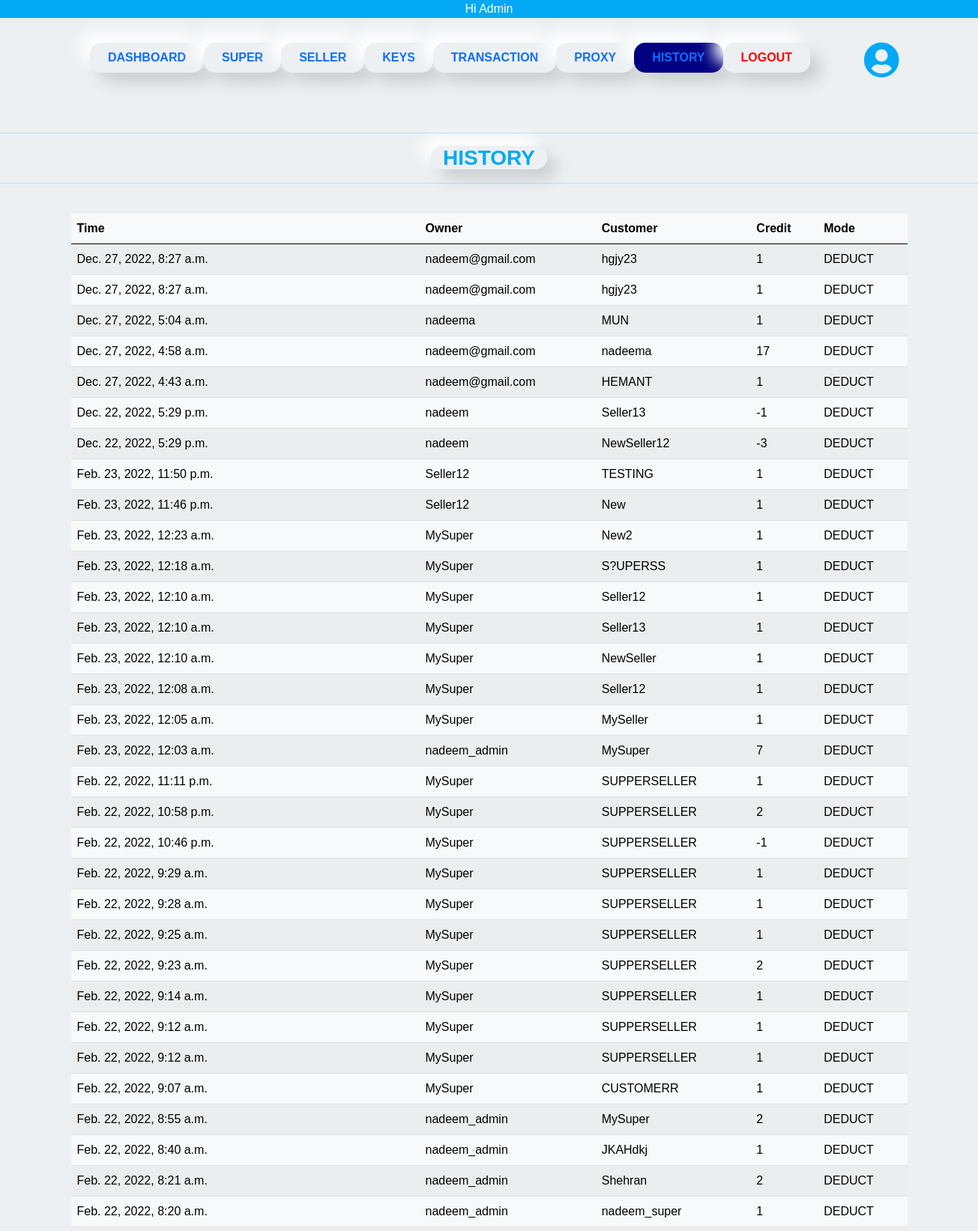
The page /AdminUser/admin_history (signed in, upper part) on the database its author committed.
### app/models.py (models this page shows)
class History(models.Model):
    name         = models.CharField(max_length=70)
    user_id      = models.CharField(max_length=70 , null=True , blank=True)
    credit       = models.PositiveIntegerField(default=1)
    mode         = models.CharField(max_length=70 , default="DEDUCT")
    creater_name = models.ForeignKey(User, on_delete=models.CASCADE)
    created_at   = models.DateTimeField(auto_now_add=True)
    updated_at   = models.DateTimeField(auto_now=True)

class User(AbstractUser): #inherite here
    is_admin    =  models.BooleanField(default=False) #high
    is_super    =  models.BooleanField(default=False) #mid
    is_seller   =  models.BooleanField(default=False) #low
    credit      =  models.PositiveIntegerField(default=0)
    created_by  =  models.CharField( max_length=150 , null=True, blank=True )
    creator     =  models.ForeignKey('self', on_delete=models.CASCADE , null=True, blank=True)
    seller_pass =  models.CharField( max_length=150 , null=True, blank=True )
    super_pass  =  models.CharField( max_length=150 , null=True, blank=True )

### Admin/views.py (the view)
# urls.py: path('admin_history', adminHistory,name='admin_history'),
def adminHistory(request):
    if not request.user.is_authenticated:
        return redirect('home')
    data =  History.objects.all().order_by('-created_at')
    username      = request.user.username
    return render(request,'app/admin/admin_history.html',{'username':username,'data':data})

### app/template/app/admin/admin_history.html (shortened to what this page needs)
{% extends 'app/base.html' %}
{% load static %}
{% block body %}
{% include 'app/admin/admin_header.html' %}
<h3 class="text-center " style="color: #03A9F4;"><b class="smooth px-3">HISTORY</b></h3>
<hr style="color: #03A9F4;">
<br>
<div class="container">
    <table class="table table-striped table-light">
        <thead class="thead-dark">
        <tr>
          <th class="col-5">Time</th>
          <th>Owner</th>
          <th>Customer</th>
          <th>Credit</th>
          <th>Mode</th>
        </tr>
        </thead>
        <tbody>
    {% for i in data.all %}
          <tr>
            <td>{{i.created_at}}</td>
            <td>{{i.creater_name}}</td>
            <td>{{i.name}}</td>
            <td>{{i.credit}}</td>
            <td>{{i.mode}}</td>
          </tr>
    {% endfor %}
          </tbody>
      </table>
    </div>
{% include 'app/admin/admin_footer.html' %}
{% endblock %}

### app/template/app/base.html (style rules this page uses)
* { margin: 0; padding: 0; box-sizing: border-box; font-family: 'Poppins', sans-serif }
body { background: #ecf0f3; margin: None; padding: None; }
.smooth { background-color: #ecf0f3; border-radius: 15px; box-shadow: 13px 13px 20px #cbced1, -13px -13px 20px #fff }

### rows shown on the page
History: created_at "Dec. 27, 2022, 8:27 a.m.", creater_name "nadeem@gmail.com", name "hgjy23", credit "1", mode "DEDUCT"
History: created_at "Dec. 27, 2022, 8:27 a.m.", creater_name "nadeem@gmail.com", name "hgjy23", credit "1", mode "DEDUCT"
History: created_at "Dec. 27, 2022, 5:04 a.m.", creater_name "nadeema", name "MUN", credit "1", mode "DEDUCT"
History: created_at "Dec. 27, 2022, 4:58 a.m.", creater_name "nadeem@gmail.com", name "nadeema", credit "17", mode "DEDUCT"
History: created_at "Dec. 27, 2022, 4:43 a.m.", creater_name "nadeem@gmail.com", name "HEMANT", credit "1", mode "DEDUCT"
History: created_at "Dec. 22, 2022, 5:29 p.m.", creater_name "nadeem", name "Seller13", credit "-1", mode "DEDUCT"
History: created_at "Dec. 22, 2022, 5:29 p.m.", creater_name "nadeem", name "NewSeller12", credit "-3", mode "DEDUCT"
History: created_at "Feb. 23, 2022, 11:50 p.m.", creater_name "Seller12", name "TESTING", credit "1", mode "DEDUCT"
History: created_at "Feb. 23, 2022, 11:46 p.m.", creater_name "Seller12", name "New", credit "1", mode "DEDUCT"
History: created_at "Feb. 23, 2022, 12:23 a.m.", creater_name "MySuper", name "New2", credit "1", mode "DEDUCT"
History: created_at "Feb. 23, 2022, 12:18 a.m.", creater_name "MySuper", name "S?UPERSS", credit "1", mode "DEDUCT"
History: created_at "Feb. 23, 2022, 12:10 a.m.", creater_name "MySuper", name "Seller12", credit "1", mode "DEDUCT"
History: created_at "Feb. 23, 2022, 12:10 a.m.", creater_name "MySuper", name "Seller13", credit "1", mode "DEDUCT"
History: created_at "Feb. 23, 2022, 12:10 a.m.", creater_name "MySuper", name "NewSeller", credit "1", mode "DEDUCT"
History: created_at "Feb. 23, 2022, 12:08 a.m.", creater_name "MySuper", name "Seller12", credit "1", mode "DEDUCT"
History: created_at "Feb. 23, 2022, 12:05 a.m.", creater_name "MySuper", name "MySeller", credit "1", mode "DEDUCT"
History: created_at "Feb. 23, 2022, 12:03 a.m.", creater_name "nadeem_admin", name "MySuper", credit "7", mode "DEDUCT"
History: created_at "Feb. 22, 2022, 11:11 p.m.", creater_name "MySuper", name "SUPPERSELLER", credit "1", mode "DEDUCT"
History: created_at "Feb. 22, 2022, 10:58 p.m.", creater_name "MySuper", name "SUPPERSELLER", credit "2", mode "DEDUCT"
History: created_at "Feb. 22, 2022, 10:46 p.m.", creater_name "MySuper", name "SUPPERSELLER", credit "-1", mode "DEDUCT"
History: created_at "Feb. 22, 2022, 9:29 a.m.", creater_name "MySuper", name "SUPPERSELLER", credit "1", mode "DEDUCT"
History: created_at "Feb. 22, 2022, 9:28 a.m.", creater_name "MySuper", name "SUPPERSELLER", credit "1", mode "DEDUCT"
History: created_at "Feb. 22, 2022, 9:25 a.m.", creater_name "MySuper", name "SUPPERSELLER", credit "1", mode "DEDUCT"
History: created_at "Feb. 22, 2022, 9:23 a.m.", creater_name "MySuper", name "SUPPERSELLER", credit "2", mode "DEDUCT"
History: created_at "Feb. 22, 2022, 9:14 a.m.", creater_name "MySuper", name "SUPPERSELLER", credit "1", mode "DEDUCT"
History: created_at "Feb. 22, 2022, 9:12 a.m.", creater_name "MySuper", name "SUPPERSELLER", credit "1", mode "DEDUCT"
History: created_at "Feb. 22, 2022, 9:12 a.m.", creater_name "MySuper", name "SUPPERSELLER", credit "1", mode "DEDUCT"
History: created_at "Feb. 22, 2022, 9:07 a.m.", creater_name "MySuper", name "CUSTOMERR", credit "1", mode "DEDUCT"
History: created_at "Feb. 22, 2022, 8:55 a.m.", creater_name "nadeem_admin", name "MySuper", credit "2", mode "DEDUCT"
History: created_at "Feb. 22, 2022, 8:40 a.m.", creater_name "nadeem_admin", name "JKAHdkj", credit "1", mode "DEDUCT"
History: created_at "Feb. 22, 2022, 8:21 a.m.", creater_name "nadeem_admin", name "Shehran", credit "2", mode "DEDUCT"
History: created_at "Feb. 22, 2022, 8:20 a.m.", creater_name "nadeem_admin", name "nadeem_super", credit "1", mode "DEDUCT"
